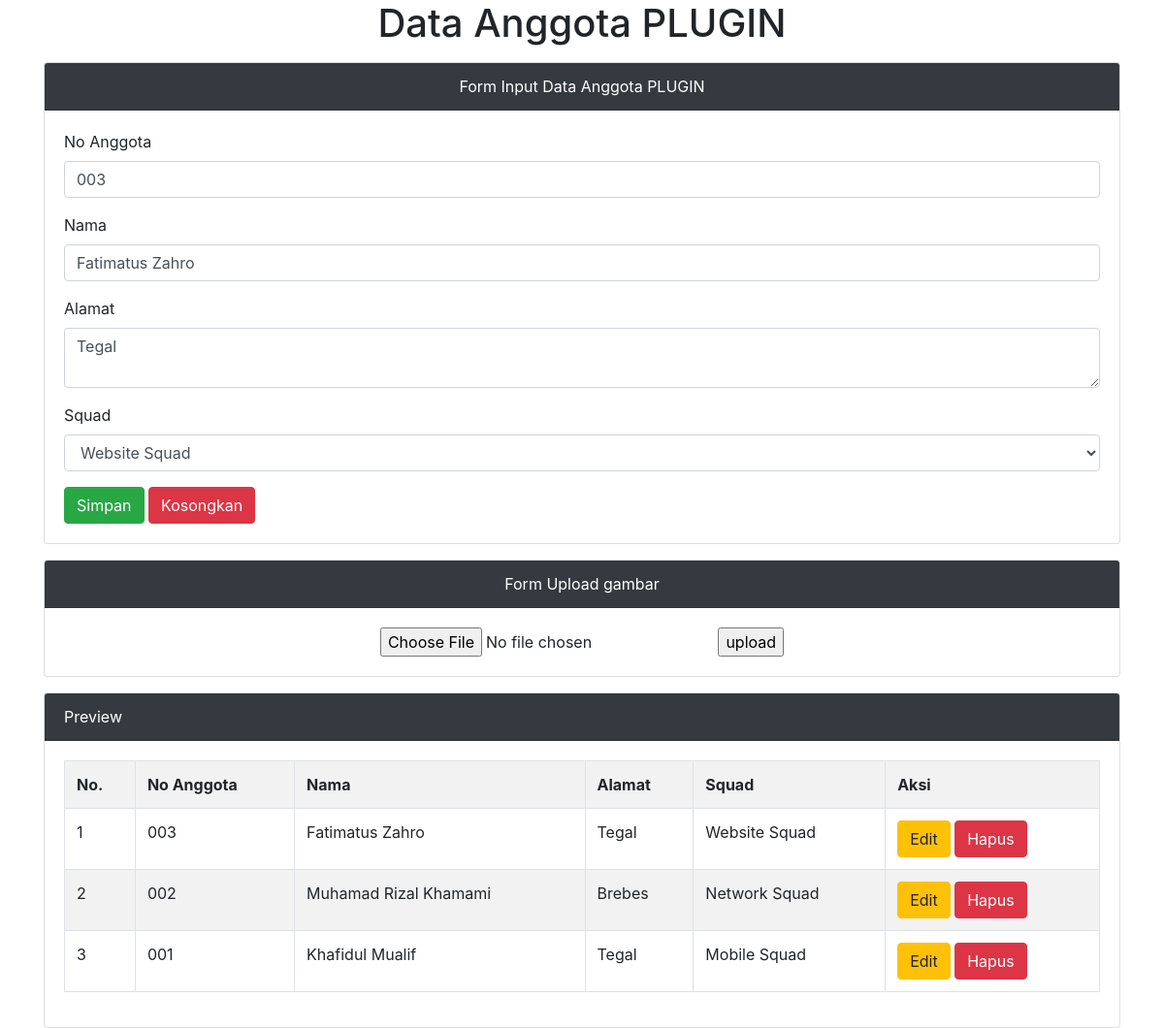
/admin.php?hal=edit&id=19 (signed in), run on the app's committed database.
### tables this page shows
CREATE TABLE `tmhs` (
  `id_mhs` int(11) NOT NULL,
  `nim` varchar(9) NOT NULL,
  `nama` varchar(100) NOT NULL,
  `alamat` varchar(128) NOT NULL,
  `prodi` varchar(50) NOT NULL
);

### admin.php (the view, shortened to what this page needs)
<?php
	include 'koneksi.php';
	if(isset($_GET['hal']))
	{
		if($_GET['hal'] == "edit")
		{
			$tampil = mysqli_query($koneksi, "SELECT * FROM tmhs WHERE id_mhs = '$_GET[id]' ");
			$data = mysqli_fetch_array($tampil);
			if($data)
			{
				$vnim = $data['nim'];
				$vnama = $data['nama'];
				$valamat = $data['alamat'];
				$vprodi = $data['prodi'];
			}
		}
	}
?>
<!DOCTYPE html>
<html>
<head>
	<link rel="stylesheet" type="text/css" href="css/bootstrap.min.css">
</head>
<body>
<div class="container">
	<h1 class="text-center">Data Anggota PLUGIN</h1>
	<div class="card mt-3">
	  <div class="card-header bg-dark text-center text-white">
	    Form Input Data Anggota PLUGIN
	  </div>
	  <div class="card-body">
	    <form method="post" action="">
	    	<div class="form-group">
	    		<label>No Anggota</label>
				<input type="text" name="tnim" value="<?=@$vnim?>" class="form-control"
				placeholder="Input no anggota disini!" required>
	    	</div>
	    	<div class="form-group">
	    		<label>Nama</label>
				<input type="text" name="tnama" value="<?=@$vnama?>" class="form-control"
				placeholder="Input Nama disini!" required>
	    	</div>
	    	<div class="form-group">
	    		<label>Alamat</label>
				<textarea class="form-control" name="talamat"
				 placeholder="Input Alamat disini!"><?=@$valamat?></textarea>
	    	</div>
	    	<div class="form-group">
	    		<label>Squad</label>
	    		<select class="form-control" name="tprodi">
	    			<option value="<?=@$vprodi?>"><?=@$vprodi?></option>
	    		</select>
	    	</div>
	    	<button type="submit" class="btn btn-success" name="bsimpan">Simpan</button>
	    	<button type="reset" class="btn btn-danger" name="breset">Kosongkan</button>
	    </form>
	  </div>
	</div>
	<div class="card mt-3">
	  <div class="card-header bg-dark text-center text-white">
	    Form Upload gambar
	  </div>
	  <div class="card-body">
	<form action="upload.php" method="POST" enctype="multipart/form-data">
  <center>	<input type="file" name="file">
	<input type="submit" name="upload" value="upload"></center>
	</form>
	</div>
	</div>
	<div class="card mt-3">
	  <div class="card-header bg-dark text-white">Preview</div>
	  <div class="card-body">
	    <table class="table table-bordered table-striped">
	    	<tr>
	    		<th>No.</th>
	    		<th>No Anggota</th>
	    		<th>Nama</th>
	    		<th>Alamat</th>
	    		<th>Squad</th>
	    		<th>Aksi</th>
	    	</tr>
	    	<?php
	    		$no = 1;
	    		$tampil = mysqli_query($koneksi, "SELECT * from tmhs order by id_mhs desc");
	    		while($data = mysqli_fetch_array($tampil)):?>
	    	<tr>
	    		<td><?=$no++;?></td>
	    		<td><?=$data['nim']?></td>
	    		<td><?=$data['nama']?></td>
	    		<td><?=$data['alamat']?></td>
	    		<td><?=$data['prodi']?></td>
	    		<td>
	    			<a href="admin.php?hal=edit&id=<?=$data['id_mhs']?>" class="btn btn-warning"> Edit </a>
	    			<a href="admin.php?hal=hapus&id=<?=$data['id_mhs']?>"
	    			   onclick="return confirm('Apakah yakin ingin menghapus data ini?')" class="btn btn-danger"> Hapus </a>
	    		</td>
	    	</tr>
	    <?php endwhile;  ?>
	    </table>
	  </div>
	</div>
</div>
</body>
</html>

### data on the page
tmhs: tnim "003", tnama "Fatimatus Zahro", talamat "Tegal", tprodi "Website Squad", nim "003", nama "Fatimatus Zahro", alamat "Tegal", prodi "Website Squad"
tmhs: nim "002", nama "Muhamad Rizal Khamami", alamat "Brebes", prodi "Network Squad"
tmhs: nim "001", nama "Khafidul Mualif", alamat "Tegal", prodi "Mobile Squad"
